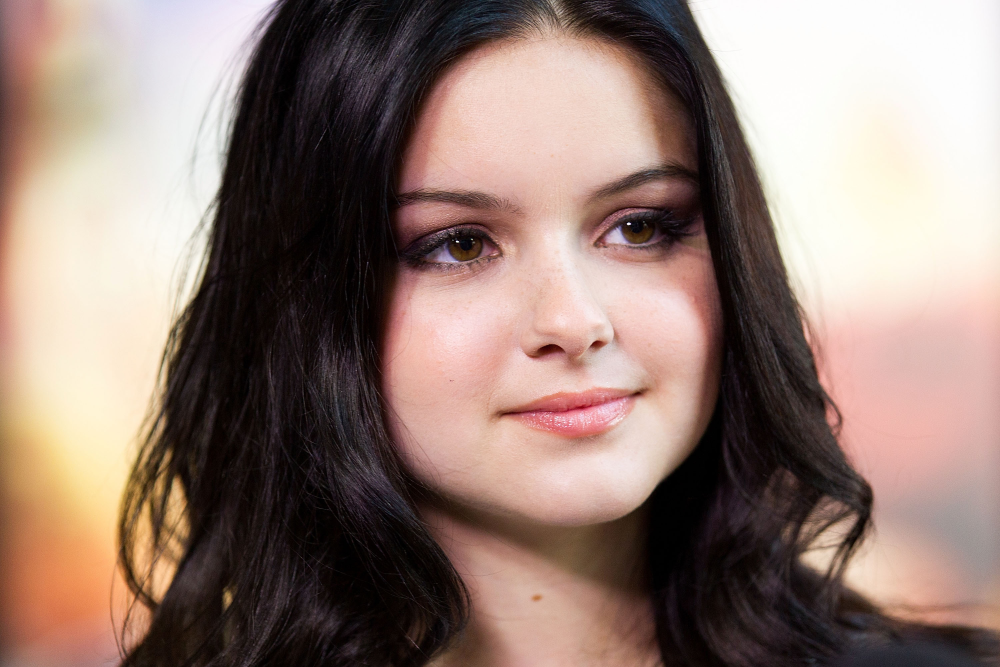
#> input picture beauty.jpg, 3000 x 2001 px (shown at 1/3 size)
$ python 'Face Detection.py'
#> lines starting #> are read from the running program, lines starting #| are printed output that depends on the picture
import cv2
from numpy.core.fromnumeric import resize
from numpy.lib.function_base import _calculate_shapes

face_cascade = cv2.CascadeClassifier('haarcascade_frontalface_default.xml')

img = cv2.imread('beauty.jpg')
#> img is the input picture: shape (2001, 3000, 3); mean B, G, R 116.4, 125.4, 147.4

gray_img = cv2.cvtColor(img,cv2.COLOR_BGR2GRAY)
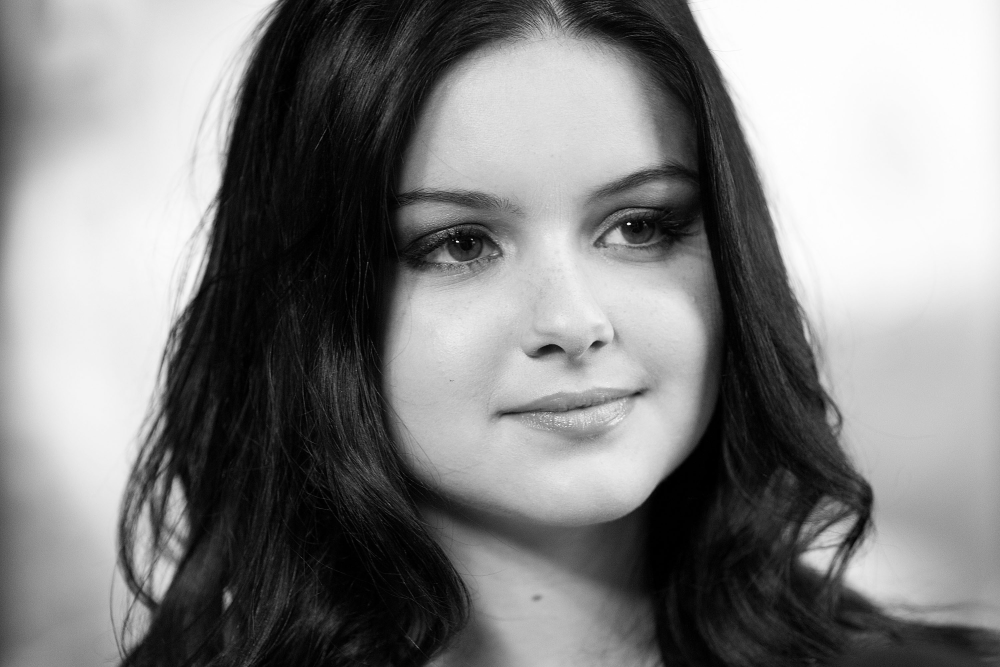
#> gray_img: shape (2001, 3000) (shown at 1/3 size); min 0, max 255, mean 131

face = face_cascade.detectMultiScale(gray_img,scaleFactor=1.05,minNeighbors=5)
#> face = [[2211, 1808, 61, 61], [448, 1682, 79, 79], [993, 212, 1312, 1312]]

for x, y, w, h in face:
    img = cv2.rectangle(img, (x,y), (x+w,y+h), (0,255,0), 3)
#> this loop made 3 passes
resized = cv2.resize(img,(700,500))
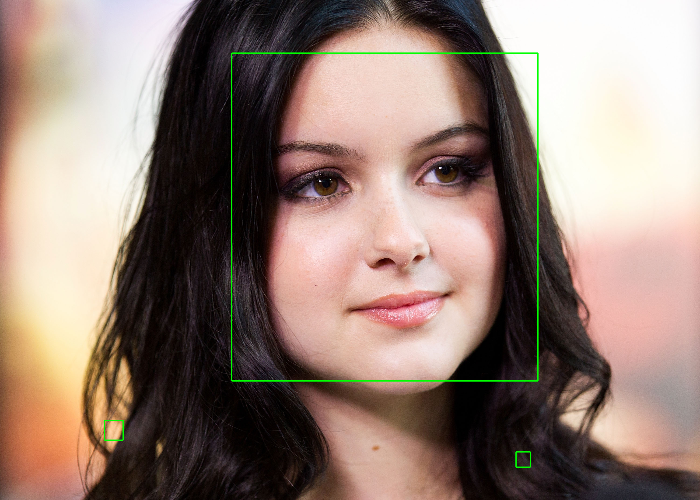
#> resized: shape (500, 700, 3); mean B, G, R 115.8, 126.3, 146.7

cv2.imshow('gray',resized)
cv2.waitKey(0)
